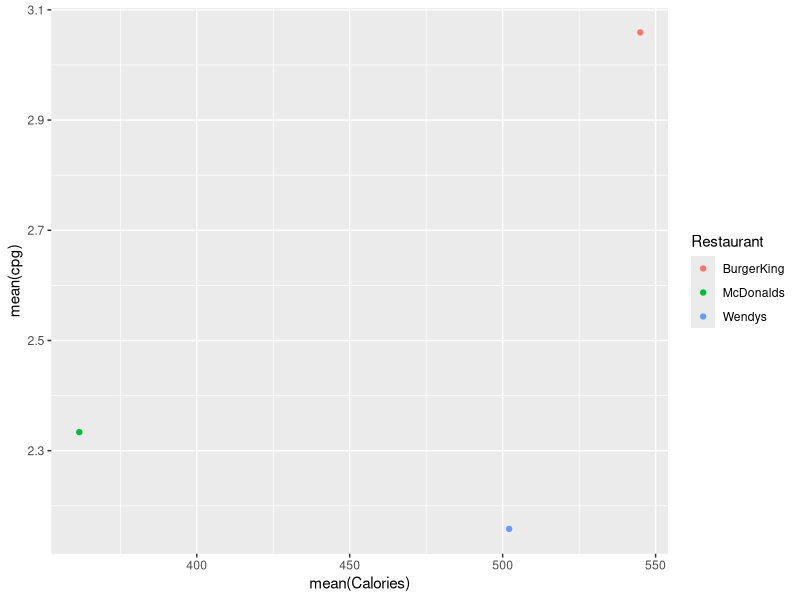
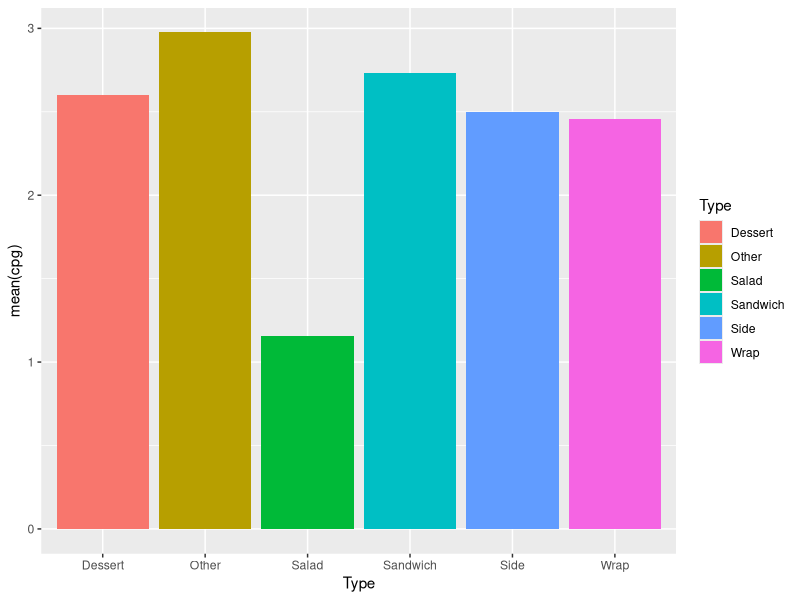
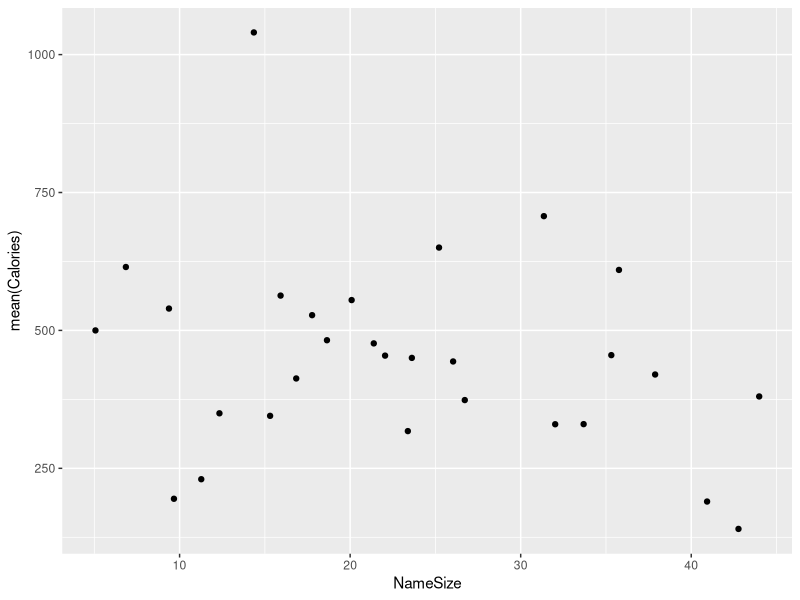
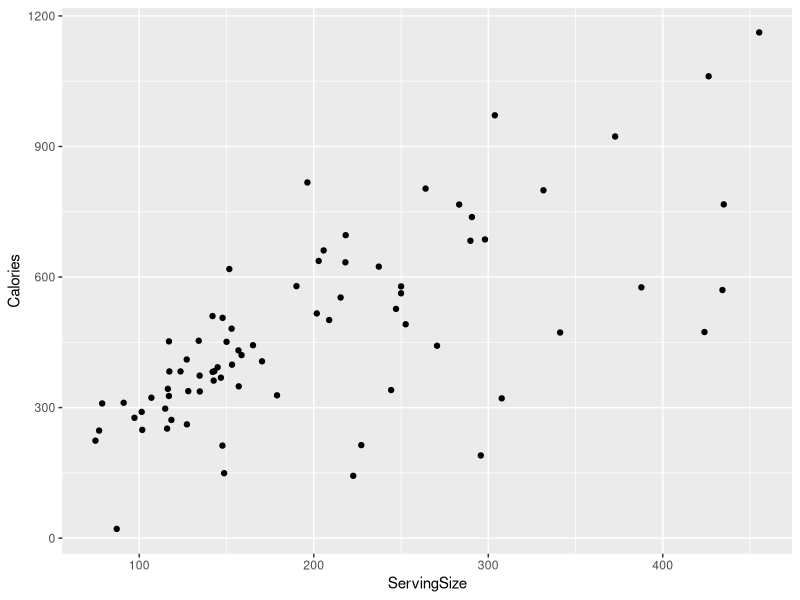
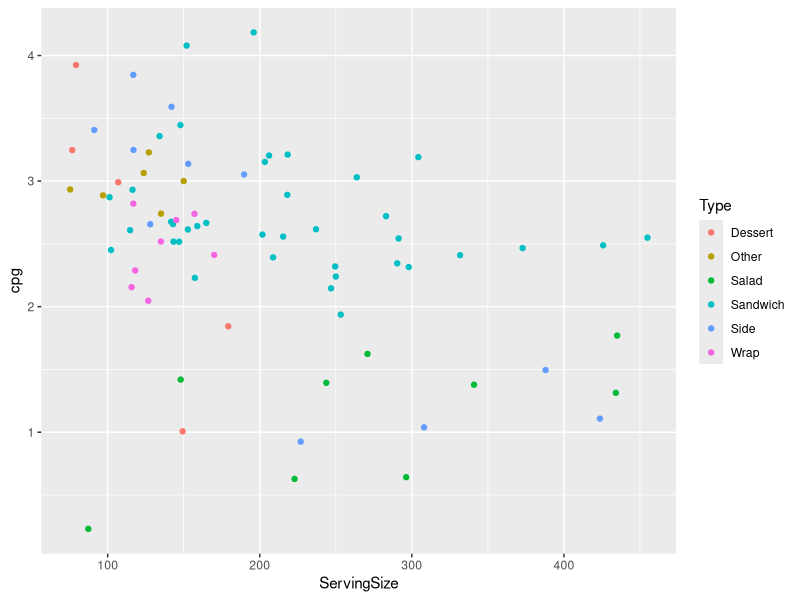
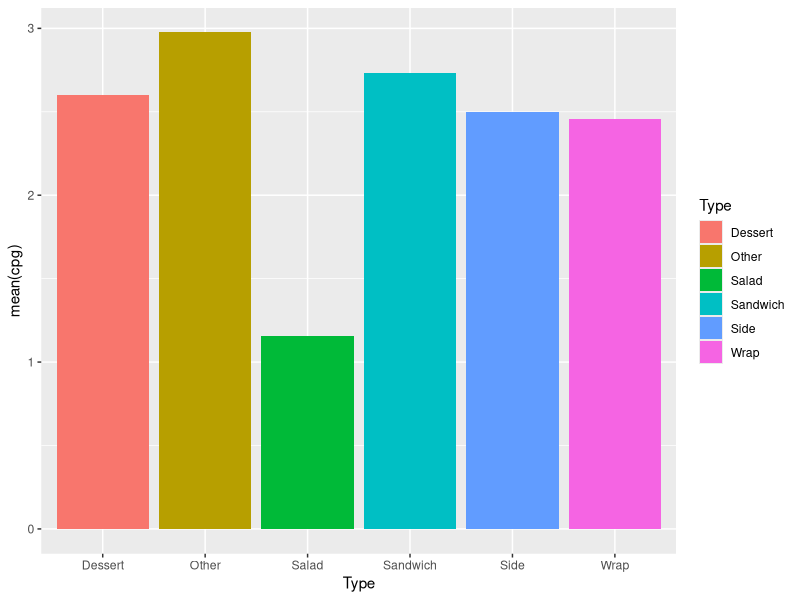

These figures' R source, in order:
## ---- chunk 1
knitr::opts_chunk$set(echo = TRUE)
## ---- chunk 2
library(tidyverse)
library(corrplot)
library(dplyr)
## ---- chunk 3
burger = read.table(file="NutritionBurger.csv", header=TRUE, sep=";")
## ---- chunk 4
dim(burger)
## ---- chunk 5
burger$Cholesterol = burger$Cholesterol/1000
burger$Sodium = burger$Sodium/1000
burger$Restaurant = as.factor(burger$Restaurant)
burger$Type = as.factor(burger$Type)
burger$Breakfast = as.factor(burger$Breakfast)
## ---- chunk 6
table(burger$Breakfast, burger$Restaurant)
## ---- chunk 7
burger = burger %>% filter(Breakfast=="No")
dim(burger)
## ---- chunk 8
table(burger$Type, burger$Restaurant)
## ---- chunk 9
calPerRest = burger %>% group_by(Restaurant) %>% summarise(mean(Calories))
calPerRest
##calPerRest %>% ggplot(aes(x=Restaurant, y=`mean(Calories)`)) + geom_histogram(stat="identity")
## ---- chunk 10
#cpg = calorie par gramme
burger$cpg = burger$Calories / burger$ServingSize
cpgPerRest = burger %>% group_by(Restaurant) %>%  summarise(mean(cpg))
cpgPerRest
## ---- chunk 11
calAndCpg = merge(calPerRest,cpgPerRest)
calAndCpg
calAndCpg %>% ggplot(aes(x=`mean(Calories)`, y=`mean(cpg)`, color=Restaurant)) + geom_point()
## ---- chunk 12
caloriesPerType = burger %>% group_by(Type) %>% summarise(mean(cpg))
caloriesPerType
caloriesPerType %>% ggplot(aes(x=Type, y=`mean(cpg)`, fill=Type)) + geom_histogram(stat="identity")
## ---- chunk 13
burgerSS = burger %>% filter(Type!="Salad")
burgerSS$cpg = burgerSS$Calories / burgerSS$ServingSize
cpgPerRestSS = burgerSS %>% group_by(Restaurant) %>%  summarise(mean(cpg))
cpgPerRestSS
## ---- chunk 14
aa = table(burger$Type, burger$Restaurant)
table(burger$Breakfast, burger$Restaurant)
aa
#aa %>% corrplot()
## ---- chunk 15
###A revoir plus tard
bgNameSize = burger %>% mutate(NameSize=nchar(Item))
bgNameSizeAndCal = bgNameSize %>% group_by(NameSize) %>% summarise(mean(Calories)) %>% arrange(`mean(Calories)`)
bgNameSizeAndCal %>% ggplot(aes(x=NameSize, y=`mean(Calories)`)) + geom_jitter()
## ---- chunk 16
burger %>% ggplot(aes(x=ServingSize, y=Calories)) + geom_jitter()
## ---- chunk 17
burger$cpg = burger$Calories / burger$ServingSize
burger %>% ggplot(aes(x=ServingSize, y=cpg, color=Type)) + geom_jitter()
## ---- chunk 18
caloriesPerType = burger %>% group_by(Type) %>% summarise(mean(cpg))
caloriesPerType
caloriesPerType %>% ggplot(aes(x=Type, y=`mean(cpg)`, fill=Type)) + geom_histogram(stat="identity")
## ---- chunk 19
#burger %>% group_by(Restaurant) %>% summarise(mean = mean(ServingSize), n = n())
#burger %>% group_by(Restaurant) %>% summarise("moyenne (kcal)" = mean(Calories), n = n())
